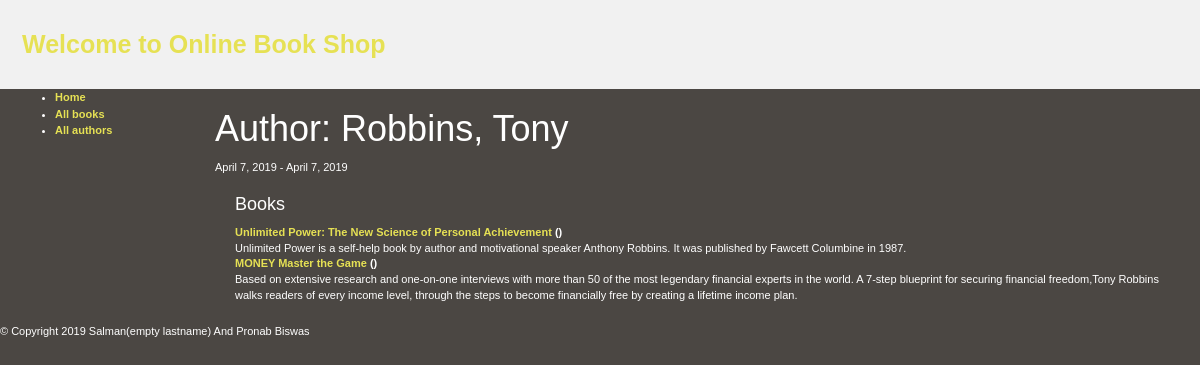
The app's page /catalog/author/1 with its own data.
### catalog/models.py (models this page shows, shortened)
class Author(models.Model):
    first_name = models.CharField(max_length=100)
    last_name = models.CharField(max_length=100)
    date_of_birth = models.DateField(null=True, blank=True)
    date_of_death = models.DateField('died', null=True, blank=True)
    class Meta:
        ordering = ['last_name', 'first_name']
    def __str__(self):
        return '{0}, {1}'.format(self.last_name, self.first_name)

class Book(models.Model):
    title = models.CharField(max_length=200)
    picture=models.FileField(null=True)
    pdfview = models.FileField(null=True)
    author = models.ForeignKey('Author', on_delete=models.SET_NULL, null=True)
    summary = models.TextField(max_length=1000, help_text="Enter a brief description of the book")
    isbn = models.CharField('ISBN', max_length=13,
                            help_text='13 Character <a href="https://www.isbn-international.org/content/what-isbn'
                                      '">ISBN number</a>')
    genre = models.ManyToManyField(Genre, help_text="Select a genre for this book")
    language = models.ForeignKey('Language', on_delete=models.SET_NULL, null=True)
    def display_genre(self):
        """Creates a string for the Genre. This is required to display genre in Admin."""
        return ', '.join([genre.name for genre in self.genre.all()[:3]])
    display_genre.short_description = 'Genre'
    def __str__(self):
        return self.title

### catalog/views.py (the view)
class AuthorDetailView(generic.DetailView):
    model = Author

### catalog/templates/catalog/author_detail.html
{% extends "base_generic.html" %}
{% block content %}
<h1>Author: {{ author }} </h1>
<p>{{author.date_of_birth}} - {% if author.date_of_death %}{{author.date_of_death}}{% endif %}</p>
<div style="margin-left:20px;margin-top:20px">
<h4>Books</h4>
<dl>
{% for book in author.book_set.all %}
  <dt><a href="{% url 'book-detail' book.pk %}">{{book}}</a> ({{book.bookinstance_set.all.count}})</dt>
  <dd>{{book.summary}}</dd>
{% endfor %}
</dl>
</div>
{% endblock %}

### catalog/static/css/styles.css (style rules this page uses)
body { margin: 0; padding: 0; line-height: 1.5em; font-family: Verdana, Arial, san-serif; font-size: 11px; color: #ffffff; background: #4b4743; }
a:link, a:visited { color: #e6e154; text-decoration: none; font-weight: bold; }
p { margin: 0px; padding: 0px; }

### catalog/templates/base_generic.html (style rules this page uses)
* { box-sizing: border-box; }
body { margin: 0; font-family: Arial, Helvetica, sans-serif; }

### records on screen
Author: last_name+first_name "Robbins, Tony", date_of_birth "April 7, 2019", date_of_death "April 7, 2019"
Book: title "Unlimited Power: The New Science of Personal Achievement", summary "Unlimited Power is a self-help book by author and motivational speaker Anthony Robbins. It was published by Fawcett Columbine in 1987."
Book: title "MONEY Master the Game", summary "Based on extensive research and one-on-one interviews with more than 50 of the most legendary financial experts in the world. A 7-step blueprint for securing financial freedom,Tony Robbins walks readers of every income level, through the steps to become financially free by creating a lifetime income plan."
